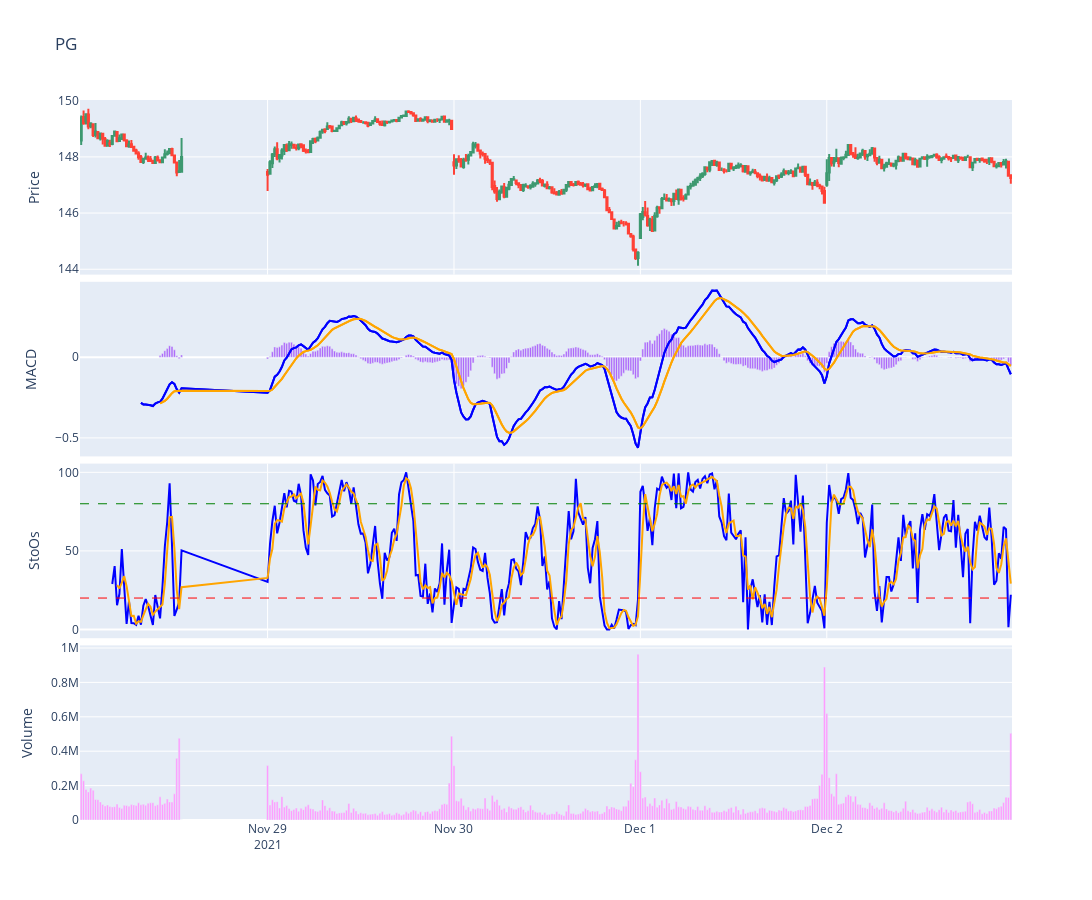

Source (notebook cell):
### Code cell
# If we plot PG we can see a resistance line at around 140 on multiple dates
# The volumes spike leading into uptrends
# plot_macd_stoch("PG", "2mo", "1h")

# Now we will zoom in and we can see how when the MACD crosses over that these are potential 
# opportunities to buy or sell (This example would work better if we were near 140)
plot_macd_stoch("PG", "5d", "5m")

# A Stochastic (stuh ka stuhk) Oscillator is also plotted because it 
# gives us a signal of an upcoming trend reversal
# Values range from 0 to 100 and values over 80 are considered to be
# overbought while those under 20 are considered oversold
# This isn't a simple buy or sell plot however and it is common for stocks
# to stay overbought or sold over long periods
# This isn't a chart you use on its own, but instead to backup other charts
# You use it normally when an investment is either in a down or up trend.
# This means the stock is bouncing up and down, but consistently reaching higher highs
# or lower lows. When in one of these trends it is common for it to remain in
# overbought or sold trends for a long time.

# Don't buy based on this chart during downtrends and don't sell during uptrends!

### Figure 1 — Plotly figure (JSON) as saved in the notebook; plotly's stock layout.template omitted (floating-point values rounded to 4 significant figures; data arrays with more than 128 entries replaced by an {"elided": "..."} marker saying what was removed)
{"data": [{"close": {"elided": "355 float values"}, "high": {"elided": "355 float values"}, "low": {"elided": "355 float values"}, "open": {"elided": "355 float values"}, "type": "candlestick", "x": {"elided": "355 str values"}, "xaxis": "x", "yaxis": "y"}, {"line": {"color": "blue", "width": 2}, "type": "scatter", "x": {"elided": "355 str values"}, "xaxis": "x2", "y": {"elided": "355 float values"}, "yaxis": "y2"}, {"line": {"color": "orange", "width": 2}, "type": "scatter", "x": {"elided": "355 str values"}, "xaxis": "x2", "y": {"elided": "355 float values"}, "yaxis": "y2"}, {"type": "bar", "x": {"elided": "355 str values"}, "xaxis": "x2", "y": {"elided": "355 float values"}, "yaxis": "y2"}, {"line": {"color": "blue", "width": 2}, "type": "scatter", "x": {"elided": "355 str values"}, "xaxis": "x2", "y": {"elided": "355 float values"}, "yaxis": "y2"}, {"line": {"color": "orange", "width": 2}, "type": "scatter", "x": {"elided": "355 str values"}, "xaxis": "x2", "y": {"elided": "355 float values"}, "yaxis": "y2"}, {"line": {"color": "blue", "width": 2}, "type": "scatter", "x": {"elided": "355 str values"}, "xaxis": "x3", "y": {"elided": "355 float values"}, "yaxis": "y3"}, {"line": {"color": "orange", "width": 2}, "type": "scatter", "x": {"elided": "355 str values"}, "xaxis": "x3", "y": {"elided": "355 float values"}, "yaxis": "y3"}, {"type": "bar", "x": {"elided": "355 str values"}, "xaxis": "x4", "y": {"elided": "355 int values"}, "yaxis": "y4"}], "layout": {"height": 900, "shapes": [{"line": {"color": "red", "dash": "dash", "width": 1}, "type": "line", "x0": 0, "x1": 1, "xref": "x3 domain", "y0": 20, "y1": 20, "yref": "y3"}, {"line": {"color": "green", "dash": "dash", "width": 1}, "type": "line", "x0": 0, "x1": 1, "xref": "x3 domain", "y0": 80, "y1": 80, "yref": "y3"}], "showlegend": false, "title": {"text": "PG"}, "width": 1200, "xaxis": {"anchor": "y", "autorange": true, "domain": [0, 1], "matches": "x4", "range": ["2021-11-26 09:27:30", "2021-12-02 15:57:30"], "rangebreaks": [{"bounds": ["sat", "mon"]}, {"bounds": [16, 9.5], "pattern": "hour"}], "rangeslider": {"visible": false, "yaxis": {}}, "showticklabels": false, "type": "date"}, "xaxis2": {"anchor": "y2", "autorange": true, "domain": [0, 1], "matches": "x4", "range": ["2021-11-26 09:27:30", "2021-12-02 15:57:30"], "showticklabels": false, "type": "date"}, "xaxis3": {"anchor": "y3", "autorange": true, "domain": [0, 1], "matches": "x4", "range": ["2021-11-26 09:27:30", "2021-12-02 15:57:30"], "showticklabels": false, "type": "date"}, "xaxis4": {"anchor": "y4", "autorange": true, "domain": [0, 1], "range": ["2021-11-26 09:27:30", "2021-12-02 15:57:30"], "type": "date"}, "yaxis": {"anchor": "x", "autorange": true, "domain": [0.7575, 1], "range": [143.8, 150.0], "title": {"text": "Price"}}, "yaxis2": {"anchor": "x2", "autorange": true, "domain": [0.505, 0.7475], "range": [-0.6147, 0.4675], "title": {"text": "MACD"}, "type": "linear"}, "yaxis3": {"anchor": "x3", "autorange": true, "domain": [0.2525, 0.495], "range": [-5.556, 105.6], "title": {"text": "StoOs"}, "type": "linear"}, "yaxis4": {"anchor": "x4", "autorange": true, "domain": [0, 0.2425], "range": [0, 1015000.0], "title": {"text": "Volume"}, "type": "linear"}}}
